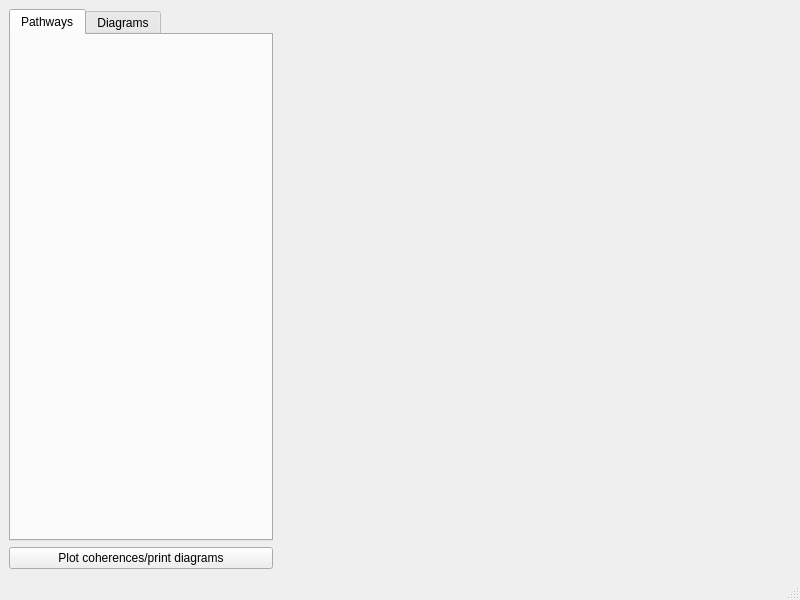
<?xml version="1.0" encoding="UTF-8"?>
<ui version="4.0">
 <class>WaitingTimeWindow</class>
 <widget class="QMainWindow" name="WaitingTimeWindow">
  <property name="geometry">
   <rect>
    <x>0</x>
    <y>0</y>
    <width>800</width>
    <height>600</height>
   </rect>
  </property>
  <property name="windowTitle">
   <string>Waiting time</string>
  </property>
  <widget class="QWidget" name="centralwidget">
   <layout class="QHBoxLayout" name="horizontalLayout">
    <item>
     <layout class="QVBoxLayout" name="verticalLayout">
      <item>
       <widget class="QTabWidget" name="tabWidget">
        <property name="currentIndex">
         <number>0</number>
        </property>
        <property name="usesScrollButtons">
         <bool>false</bool>
        </property>
        <widget class="QWidget" name="tab">
         <attribute name="title">
          <string>Pathways</string>
         </attribute>
         <layout class="QHBoxLayout" name="horizontalLayout_2">
          <property name="spacing">
           <number>2</number>
          </property>
          <property name="leftMargin">
           <number>2</number>
          </property>
          <property name="topMargin">
           <number>2</number>
          </property>
          <property name="rightMargin">
           <number>2</number>
          </property>
          <property name="bottomMargin">
           <number>2</number>
          </property>
          <item>
           <widget class="PathwaysWidget" name="pws_widget" native="true"/>
          </item>
         </layout>
        </widget>
        <widget class="QWidget" name="tab_2">
         <attribute name="title">
          <string>Diagrams</string>
         </attribute>
         <layout class="QHBoxLayout" name="horizontalLayout_3">
          <property name="spacing">
           <number>2</number>
          </property>
          <property name="leftMargin">
           <number>2</number>
          </property>
          <property name="topMargin">
           <number>2</number>
          </property>
          <property name="rightMargin">
           <number>2</number>
          </property>
          <property name="bottomMargin">
           <number>2</number>
          </property>
          <item>
           <widget class="QTextEdit" name="diagrams">
            <property name="font">
             <font>
              <family>Monospace</family>
              <pointsize>10</pointsize>
             </font>
            </property>
            <property name="readOnly">
             <bool>true</bool>
            </property>
            <property name="html">
             <string>&lt;!DOCTYPE HTML PUBLIC &quot;-//W3C//DTD HTML 4.0//EN&quot; &quot;http://www.w3.org/TR/REC-html40/strict.dtd&quot;&gt;
&lt;html&gt;&lt;head&gt;&lt;meta name=&quot;qrichtext&quot; content=&quot;1&quot; /&gt;&lt;style type=&quot;text/css&quot;&gt;
p, li { white-space: pre-wrap; }
&lt;/style&gt;&lt;/head&gt;&lt;body style=&quot; font-family:'Monospace'; font-size:10pt; font-weight:400; font-style:normal;&quot;&gt;
&lt;p style=&quot;-qt-paragraph-type:empty; margin-top:0px; margin-bottom:0px; margin-left:0px; margin-right:0px; -qt-block-indent:0; text-indent:0px; font-family:'monospace';&quot;&gt;&lt;br /&gt;&lt;/p&gt;&lt;/body&gt;&lt;/html&gt;</string>
            </property>
            <property name="acceptRichText">
             <bool>false</bool>
            </property>
            <property name="textInteractionFlags">
             <set>Qt::TextSelectableByKeyboard|Qt::TextSelectableByMouse</set>
            </property>
           </widget>
          </item>
         </layout>
        </widget>
       </widget>
      </item>
      <item>
       <widget class="QPushButton" name="plot_print_button">
        <property name="text">
         <string>Plot coherences/print diagrams</string>
        </property>
       </widget>
      </item>
     </layout>
    </item>
    <item>
     <widget class="PlotsWidget" name="plots_widget" native="true">
      <property name="sizePolicy">
       <sizepolicy hsizetype="Preferred" vsizetype="Preferred">
        <horstretch>1</horstretch>
        <verstretch>0</verstretch>
       </sizepolicy>
      </property>
     </widget>
    </item>
   </layout>
  </widget>
  <widget class="QMenuBar" name="menubar">
   <property name="geometry">
    <rect>
     <x>0</x>
     <y>0</y>
     <width>800</width>
     <height>23</height>
    </rect>
   </property>
  </widget>
  <widget class="QStatusBar" name="statusbar"/>
 </widget>
 <customwidgets>
  <customwidget>
   <class>PlotsWidget</class>
   <extends>QWidget</extends>
   <header>.PlotsWidget</header>
   <container>1</container>
  </customwidget>
  <customwidget>
   <class>PathwaysWidget</class>
   <extends>QWidget</extends>
   <header>.PathwaysWidget</header>
   <container>1</container>
  </customwidget>
 </customwidgets>
 <resources/>
 <connections/>
</ui>
